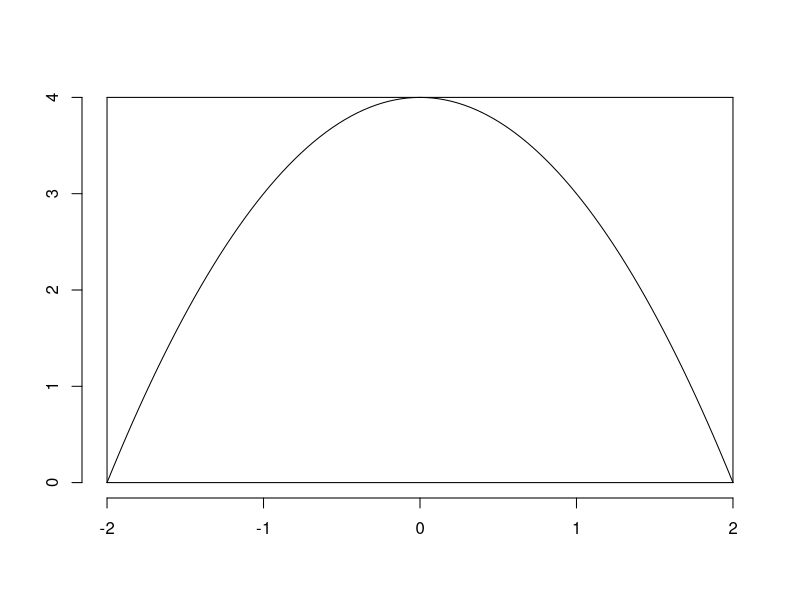

Here is the R script that generated this plot:
## ---- chunk 1
knitr::opts_chunk$set(echo = TRUE)
## ---- chunk 2
curve(-(x)^2+4,-2,2, axes=FALSE, ylab='', xlab='') 
segments(-2,0,-2,4); segments(2,0,2,4)
segments(-2,4,2,4); segments(-2,0,2,0)
axis(1); axis(2)
